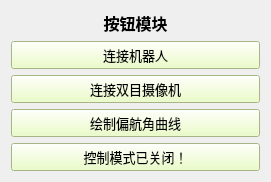
   <widget class="QWidget" name="verticalLayoutWidget">
    <property name="geometry">
     <rect>
      <x>1000</x>
      <y>10</y>
      <width>271</width>
      <height>158</height>
     </rect>
    </property>
    <layout class="QVBoxLayout" name="Button_mode">
     <item>
      <widget class="QLabel" name="label_button">
       <property name="font">
        <font>
         <family>微软雅黑</family>
         <pointsize>12</pointsize>
        </font>
       </property>
       <property name="text">
        <string>&lt;html&gt;&lt;head/&gt;&lt;body&gt;&lt;p&gt;&lt;span style=&quot; font-weight:700;&quot;&gt;按钮模块&lt;/span&gt;&lt;/p&gt;&lt;/body&gt;&lt;/html&gt;</string>
       </property>
       <property name="alignment">
        <set>Qt::AlignCenter</set>
       </property>
      </widget>
     </item>
     <item>
      <widget class="QPushButton" name="button_robot">
       <property name="font">
        <font>
         <pointsize>10</pointsize>
        </font>
       </property>
       <property name="styleSheet">
        <string notr="true">background-color: rgb(231, 255, 185);
</string>
       </property>
       <property name="text">
        <string>连接机器人</string>
       </property>
      </widget>
     </item>
     <item>
      <widget class="QPushButton" name="button_camera">
       <property name="font">
        <font>
         <pointsize>10</pointsize>
        </font>
       </property>
       <property name="styleSheet">
        <string notr="true">background-color: rgb(231, 255, 185);</string>
       </property>
       <property name="text">
        <string>连接双目摄像机</string>
       </property>
      </widget>
     </item>
     <item>
      <widget class="QPushButton" name="button_handle">
       <property name="font">
        <font>
         <pointsize>10</pointsize>
        </font>
       </property>
       <property name="styleSheet">
        <string notr="true">background-color: rgb(231, 255, 185);</string>
       </property>
       <property name="text">
        <string>绘制偏航角曲线</string>
       </property>
      </widget>
     </item>
     <item>
      <widget class="QPushButton" name="button_convert">
       <property name="font">
        <font>
         <pointsize>10</pointsize>
        </font>
       </property>
       <property name="styleSheet">
        <string notr="true">background-color: rgb(231, 255, 185);</string>
       </property>
       <property name="text">
        <string>控制模式已关闭！</string>
       </property>
      </widget>
     </item>
    </layout>
   </widget>
